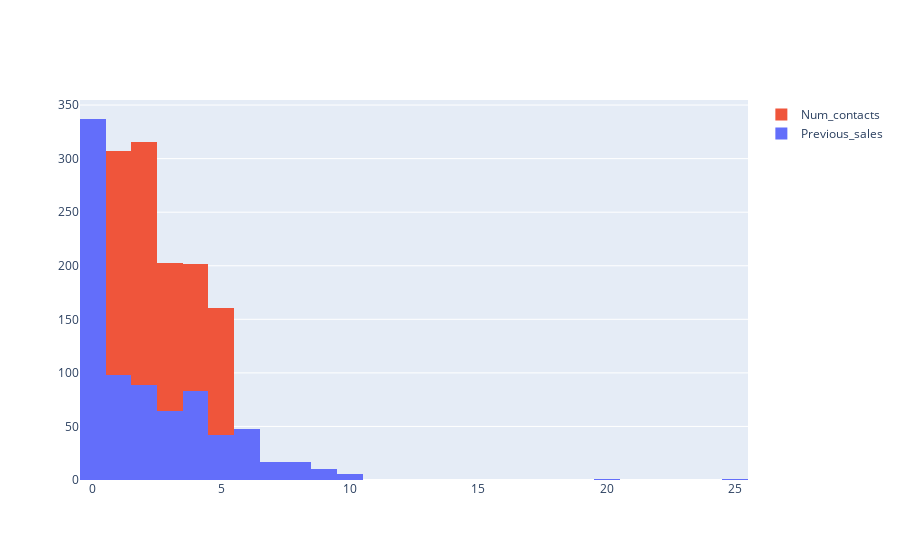

This figure's notebook cell:
### Markdown cell above
### Numerical data

### Code cell
numerical_columns_histogram = [
    'Previous_sales', 'Num_contacts'
]

fig = go.Figure()
for column in numerical_columns_histogram:
    fig.add_trace(go.Histogram(x=df[column], name=column))
fig.update_layout(barmode='stack')
fig.show()

### Figure 1 — Plotly figure (JSON) as saved in the notebook; plotly's stock layout.template omitted (floating-point values rounded to 4 significant figures; data arrays with more than 128 entries replaced by an {"elided": "..."} marker saying what was removed)
{"data": [{"name": "Previous_sales", "type": "histogram", "x": {"elided": "813 int values"}}, {"name": "Num_contacts", "type": "histogram", "x": {"elided": "813 int values"}}], "layout": {"barmode": "stack"}}
